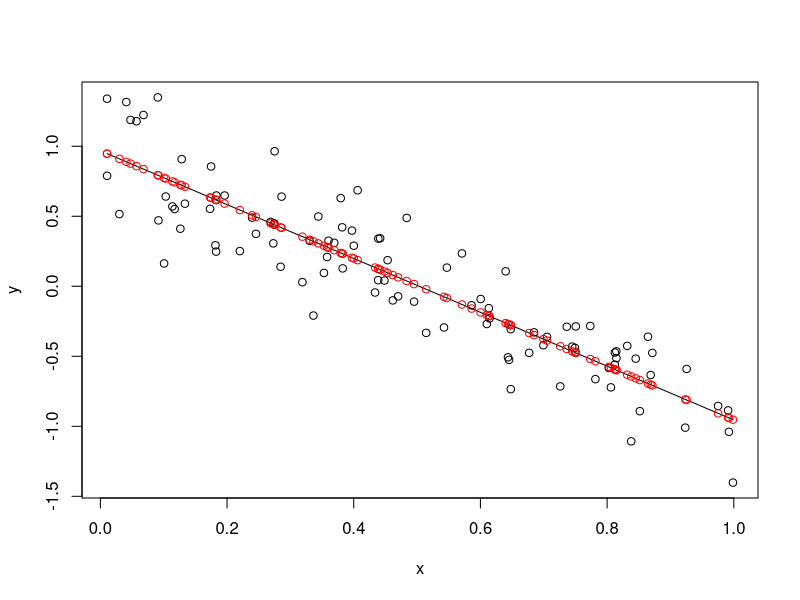
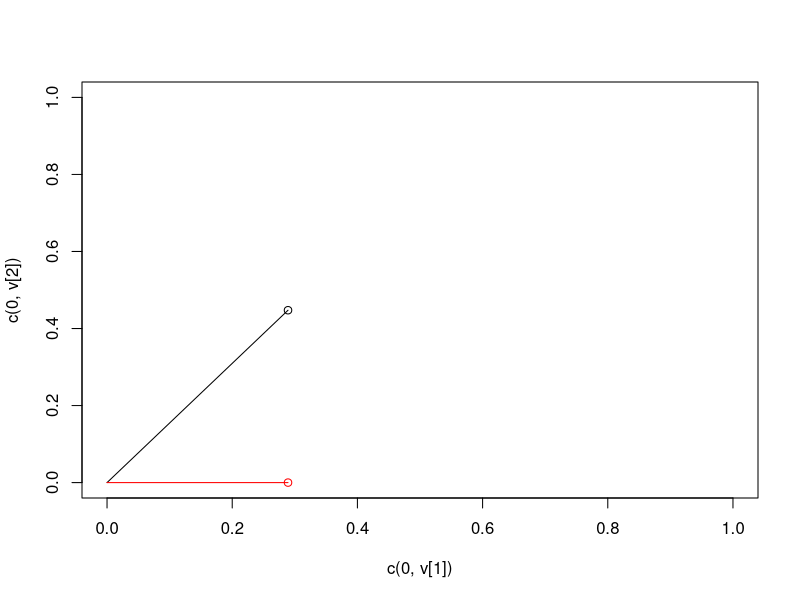

R code for these plots, in order:
# Least squares 


# Verify that the least squares solution is consistent with what you have 
# previously learned about least squares estimates for simple linear regression
# Generate synthetic data  
beta = c( 1, -2)
n = 100
x = runif(n)
y = beta[1] + beta[2] * x + rnorm( n, mean=0, sd=.25)

plot( x, y)

# Calculate the coefficient estimates from you linear regression course
beta_1_hat = sum( (x - mean(x))*(y - mean(y)) ) / sum( (x - mean(x))^2 )
beta_0_hat = mean(y) - beta_1_hat * mean(x)

beta_0_hat
beta_1_hat

# Calculate the least squares matrix expression
X = cbind( 1, x)
beta_hat = solve(t(X) %*% X) %*% t(X) %*% y; row.names(beta_hat) = NULL

beta_hat

# Add the least squares line to the scatter plot
lines( x, X %*% beta_hat)

# Alternatively, we could construct this line from the orthogonal projection 
# onto the col(X)
P_x = X %*% solve(t(X) %*% X) %*% t(X) 
y_hat = P_x %*% y

# Add the projection of y as red points to the scatter plot
lines( x, y_hat, type="p", col="red")

# Verify that P_x is idempotent and symmetric
as.logical(prod(round(P_x, 6) == round( P_x %*% P_x, 6)))
as.logical(prod(round(P_x, 6) == round( t(P_x), 6)))


# Note as a simple example of orthogonal projections, the orthogonal projection
# onto the horizontal axis
P = matrix( c( 1, 0,
	             0, 0), ncol=2)

# Plot a random vector in R^2
v = runif(2)
plot( x=c( 0, v[1]), y=c( 0, v[2]), xlim=c(0,1), ylim=c(0,1), type="l")
lines( x=v[1], y=v[2], type="p")

# Plot the orthogonal projection onto the horizontal axis
v_proj = P %*% v
lines( x=c( 0, v_proj[1]), y=c( 0, v_proj[2]), col="red")
lines( x=v_proj[1], y=v_proj[2], type="p", col="red")
